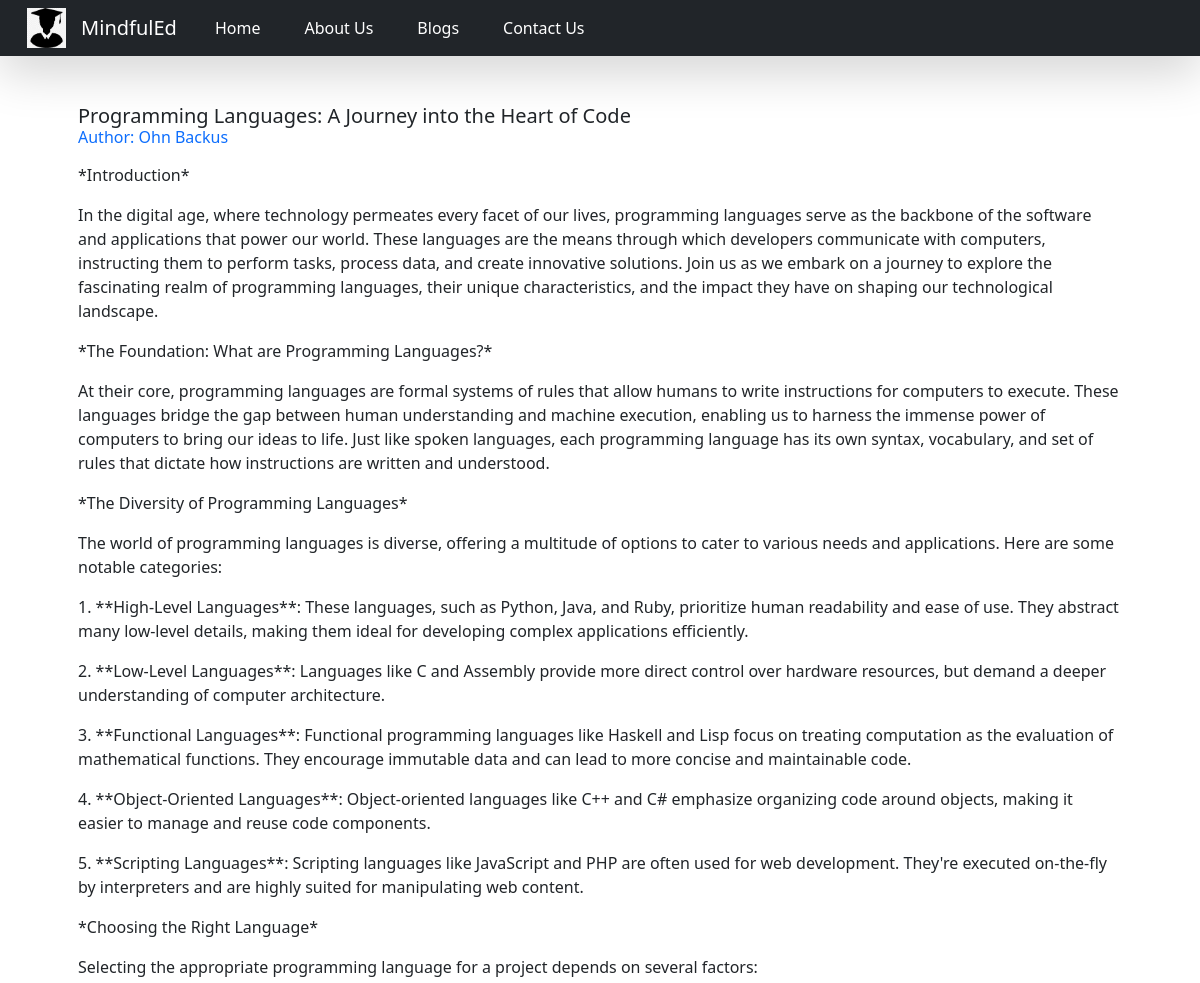
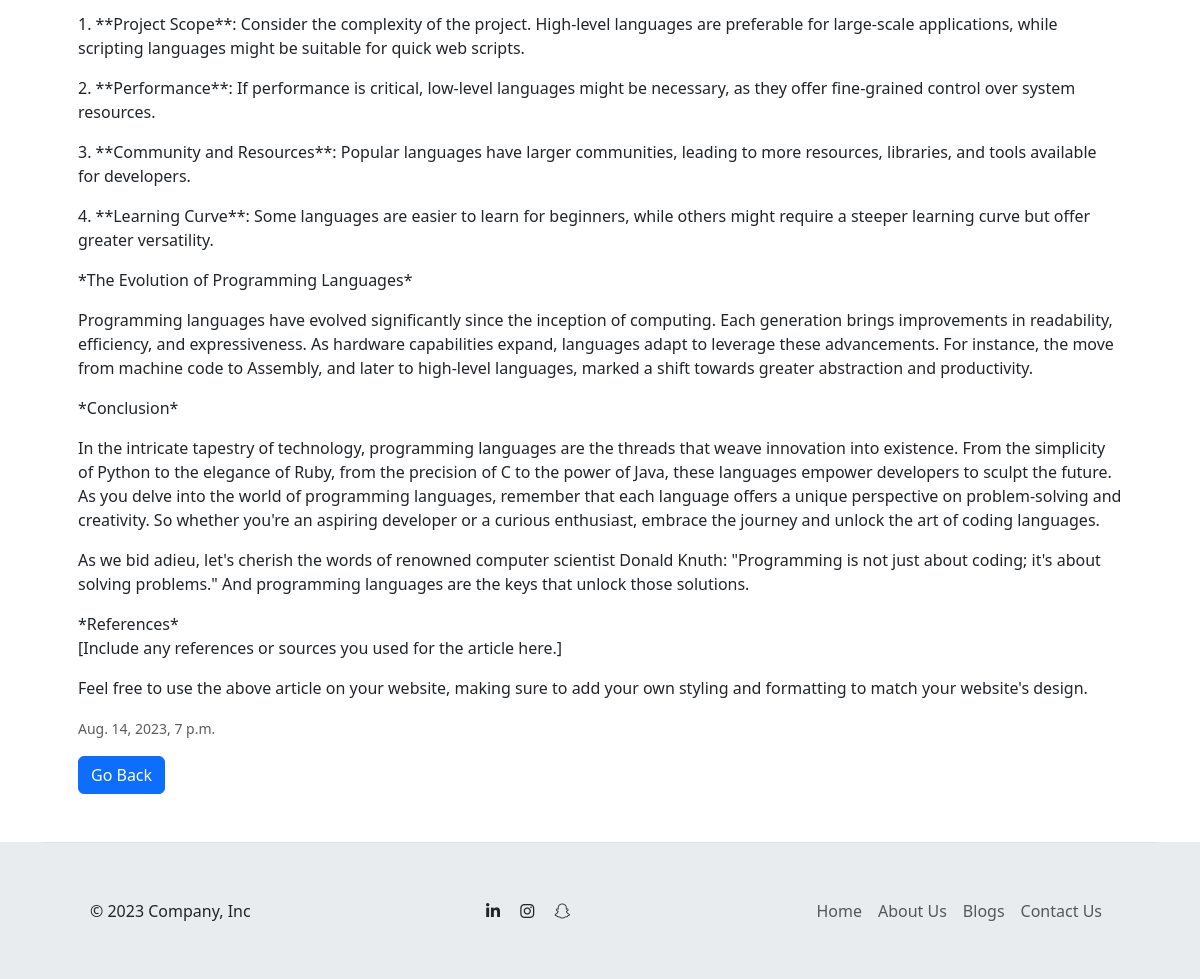
Screenshot of /view_blog/1/ with the database file from the repository (2 pictures, top to bottom).
### iimtblog/models.py (models this page shows)
class Regular_Blog(models.Model):
    title = models.CharField(max_length=122)
    author = models.CharField(max_length=50)
    content = RichTextField()
    post_date = models.DateTimeField(auto_now_add=True)
    image = models.ImageField(upload_to='image',default="")

### iimtblog/views.py (the view)
# urls.py: path('view_blog/<int:pk>/', views.view_blog, name="view_blog"),
def view_blog(request, pk):
    viewBlogObj = Regular_Blog.objects.get(pk = pk)
    return render(request, 'viewBlog.html', {'viewBlogObj':viewBlogObj})

### templates/viewBlog.html (shortened to what this page needs)
{% extends 'base.html' %}
{% block body %}
    <div class="container p-5">
        <div class="row g-0">
            <div class="card-body">
                <h5 class="card-title">{{viewBlogObj.title}}</h5>
                <h6 class="text-primary">Author: {{viewBlogObj.author}}</h6>
                <p class="card-text">{{viewBlogObj.content|safe}}</p>
                <p class="card-text"><small class="text-body-secondary">{{viewBlogObj.post_date}}</small></p>
                <a href="{% url 'allblogs' %}" class="btn btn-primary">Go Back</a>
            </div>
        </div>
    </div>
{% endblock body %}

### rows the page displays
Regular_Blog: title "Programming Languages: A Journey into the Heart of Code", author "Ohn Backus", content "*Introduction* In the digital age, where technology permeates every facet of our lives, programming languages serve as the backbone of the software and applications that power our world. These languages are the means through which developers communicate with computers, instructing them to perform tasks, process data, and create innovative solutions. Join us as we embark on a journey to explore the fascinating realm of programming languages, their unique characteristics, and the impact they have on shaping our technological landscape. *The Foundation: What are Programming Languages?* At their core, programming languages are formal systems of rules that allow humans to write instructions for…", post_date "Aug. 14, 2023, 7 p.m."
